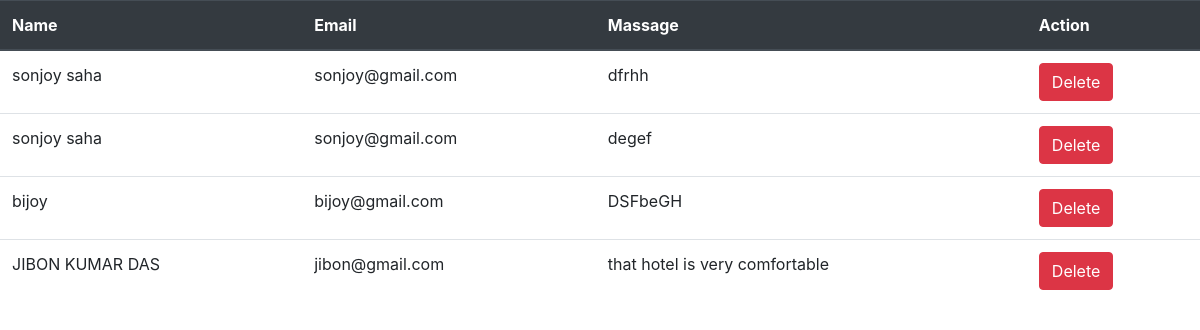
/contact/check-msg.php (signed in), run on the app's committed database.
### tables this page shows
CREATE TABLE `contact` (
  `id` int(11) NOT NULL,
  `name` varchar(20) DEFAULT NULL,
  `email` varchar(20) NOT NULL,
  `massage` varchar(50) NOT NULL
);

### contact/check-msg.php (the view, shortened to what this page needs)
<?php
require_once '../partial/header.php';
require_once '../config/db.php';
$query= "select * from contact";
$user= $con->query($query)
?>
<table class="table">
  <thead class="thead-dark">
    <tr>
      <th scope="col">Name</th>
      <th scope="col">Email</th>
      <th scope="col">Massage</th>
      <th scope="col"colspan="2">Action</th>
    </tr>
  </thead>
  <tbody>
    <?php while($row= $user->fetch_assoc()) { ?>
    <tr>
      <td> <?php echo $row["name"]; ?> </td>
      <td> <?php echo $row["email"]; ?> </td>
      <td> <?php echo $row["massage"]; ?> </td>
      <td> <a class="btn btn-danger" href="massage-delete.php?id=<?php echo $row["id"]; ?>">Delete</a> </td>
    </tr>
    <?php } ?>
  </tbody>
</table>

### css/style.css (style rules this page uses)
body { font-family: "chilanka", cursive; padding: 0; margin: 0; }

### data on the page
contact: name "sonjoy saha", email "sonjoy@gmail.com", massage "dfrhh"
contact: name "sonjoy saha", email "sonjoy@gmail.com", massage "degef"
contact: name "bijoy", email "bijoy@gmail.com", massage "DSFbeGH"
contact: name "JIBON KUMAR DAS", email "jibon@gmail.com", massage "that hotel is very comfortable"
